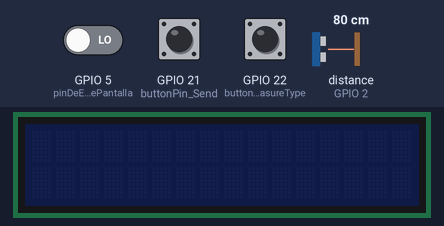
The sketch below on a simulated ESP32. Parts: 16×2 character LCD. The inputs (shaded band) are chosen by the test bench; at power-on: GPIO 5 (pinDeEncendidoDePantalla) LOW, GPIO 21 (buttonPin_Send) LOW, GPIO 22 (buttonPin_MeasureType) LOW, distance to the obstacle (sensor on GPIO 2) 80 cm. The echo pulse lasts 58.3 µs per cm; nothing arrives over Bluetooth unless stated; what the sketch prints to the serial monitor is not drawn.

Above: at 4.2 s.
4.3 s: GPIO 5 (pinDeEncendidoDePantalla) driven HIGH
At 5.5 s:
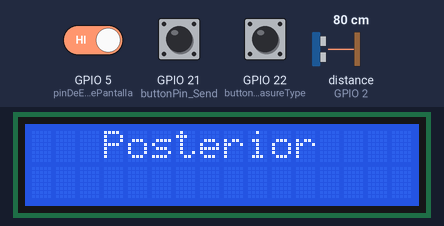
5.8 s: GPIO 21 (buttonPin_Send) pulled HIGH for 0.15 s
At 7.0 s:
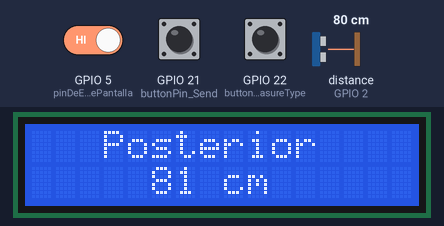
7.4 s: GPIO 22 (buttonPin_MeasureType) pulled HIGH for 0.15 s
At 8.2 s:
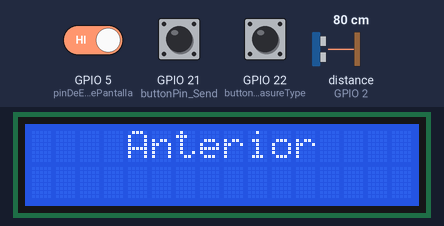
9.0 s: GPIO 21 (buttonPin_Send) pulled HIGH for 1 s
At 9.5 s:
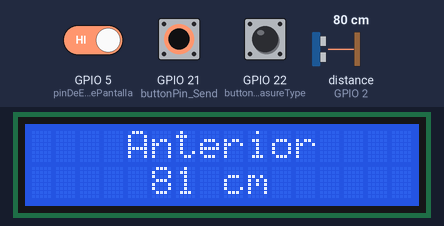
11.5 s: GPIO 22 (buttonPin_MeasureType) pulled HIGH for 1 s
At 12.5 s:
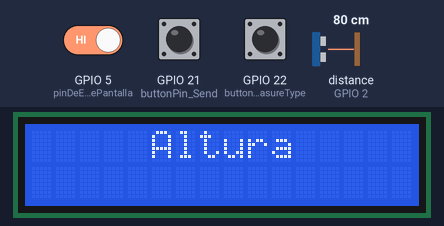
14.0 s: GPIO 21 (buttonPin_Send) pulled HIGH for 0.15 s
At 14.5 s:
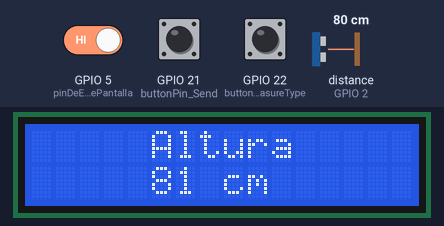
Timing chart, 0 to 16.6 s (numbered marks = the images above; inputs shaded):
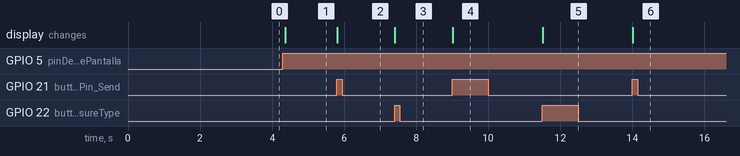

The sketch:

Lectura_del_Sensor.ino
```cpp
#include <NewPing.h>
#include <Arduino.h>
#include <BluetoothSerial.h>
#include <LiquidCrystal.h>


#define TRIGGER_PIN 4
#define ECHO_PIN 2
#define MAX_DISTANCE 400

NewPing ultrasonic(TRIGGER_PIN, ECHO_PIN, MAX_DISTANCE);

unsigned int valor_distancia;

const int buttonPin_Send = 21;
int lastButtonState = LOW;

const int buttonPin_MeasureType = 22;
int lastButtonState_MeasureType = LOW;
int MeasureType_Counter = 0;

const char* mediciones[] = {"Posterior", "Anterior", "Altura", "Largo", "Ancho"};

BluetoothSerial SerialBT;

// Define los pines para la conexión a la pantalla LCD
const int rs = 19;
const int en = 23;
const int d4 = 18;
const int d5 = 17;
const int d6 = 16;
const int d7 = 15;

// initialize the library with the numbers of the interface pins
LiquidCrystal lcd(rs, en, d4, d5, d6, d7);

const int pinDeEncendidoDePantalla = 5; // Reemplaza con el pin al que está conectado el interruptor de la pantalla

bool ultimo_Estado_Pantalla = LOW;
int estado_Pantalla;


void setup() {
  Serial.begin(9600);
  pinMode(buttonPin_Send, INPUT);
  pinMode(buttonPin_MeasureType, INPUT);
  SerialBT.begin("ESP32_BT_Connection");


  estado_Pantalla = digitalRead(pinDeEncendidoDePantalla);
  if (estado_Pantalla == HIGH && ultimo_Estado_Pantalla == LOW) {
    // set up the LCD's number of columns and rows:
    lcd.begin(16, 2);
    // Print a message to the LCD.
    lcd.setCursor(4, 0);
    lcd.print("MediCES");
    ultimo_Estado_Pantalla = estado_Pantalla;
  }
  delay(3000);
}

void loop() {
  int buttonState_MeasureType = digitalRead(buttonPin_MeasureType);

  estado_Pantalla = digitalRead(pinDeEncendidoDePantalla);

  if (estado_Pantalla == HIGH && ultimo_Estado_Pantalla == LOW) {
    lcd.begin(16, 2);
    ultimo_Estado_Pantalla = estado_Pantalla;
  } else {

  }

  // Calcula la posición para centrar el texto
  int xPos = (16 - strlen(mediciones[MeasureType_Counter])) / 2;

  lcd.setCursor(xPos, 0);
  lcd.print(mediciones[MeasureType_Counter]);

  if (buttonState_MeasureType == HIGH && lastButtonState_MeasureType == LOW) {
    lcd.clear();  // Limpia la pantalla
    MeasureType_Counter = (MeasureType_Counter + 1) % 5;

    // Calcula nuevamente la posición para centrar el texto
    xPos = (16 - strlen(mediciones[MeasureType_Counter])) / 2;

    lcd.clear();  // Limpia la pantalla
    lcd.setCursor(xPos, 0);
    lcd.print(mediciones[MeasureType_Counter]);
  }

  int buttonState = digitalRead(buttonPin_Send);

  if (buttonState == HIGH && lastButtonState == LOW) {
    valor_distancia = ultrasonic.ping_cm();
    Serial.print("Distancia: ");
    Serial.print(valor_distancia);
    Serial.println(" cm");
    lcd.clear();  // Limpia la pantalla
    lcd.setCursor(xPos, 0);
    lcd.print(mediciones[MeasureType_Counter]);
    lcd.setCursor(5, 1);
    lcd.print(valor_distancia);
    lcd.print(" cm");
    sendBluetoothData(mediciones[MeasureType_Counter]);
    sendBluetoothData(valor_distancia);
  }

  lastButtonState_MeasureType = buttonState_MeasureType;
  lastButtonState = buttonState;
}

void sendBluetoothData(unsigned int distancia) {
  SerialBT.print("Distancia: ");
  SerialBT.print(distancia);
  SerialBT.println(" cm");
}

void sendBluetoothData(const char* medida) {
  SerialBT.print("Medida: ");
  SerialBT.println(medida);
}
```

Measured:
- after the input at 4.3 s, the display: changes after 0.06 s (image 1)
- after the input at 5.8 s, the display: changes at once (image 2)
- after the input at 7.4 s, the display: changes at once (image 3)
- after the input at 9.0 s, the display: changes at once (image 4)
- after the input at 11.5 s, the display: changes at once (image 5)
- after the input at 14.0 s, the display: changes at once (image 6)
